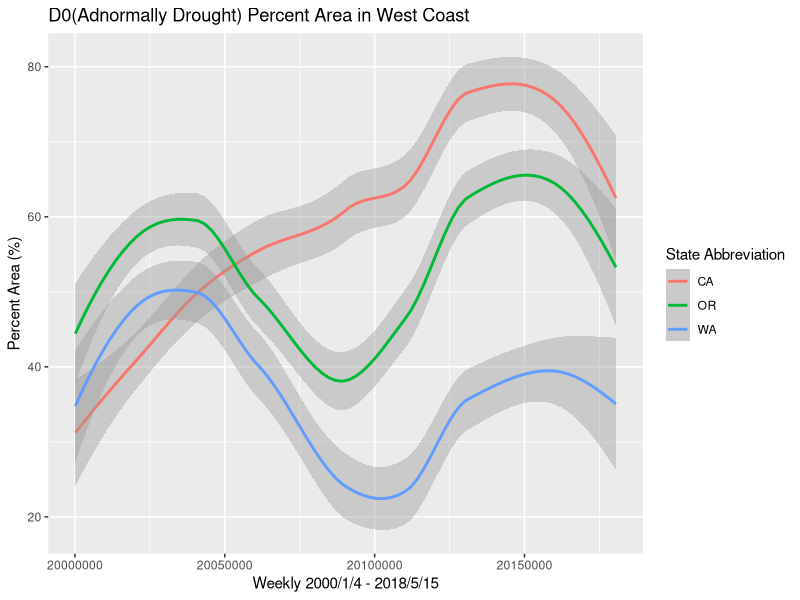
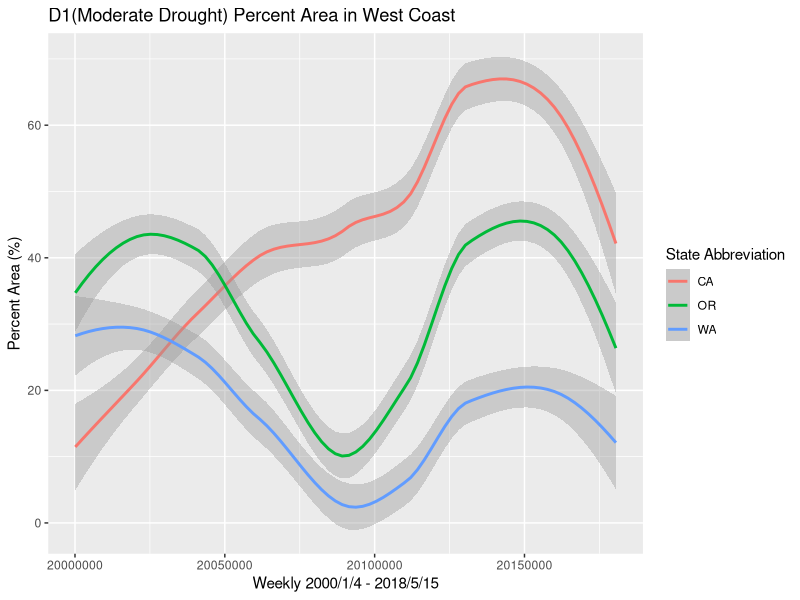
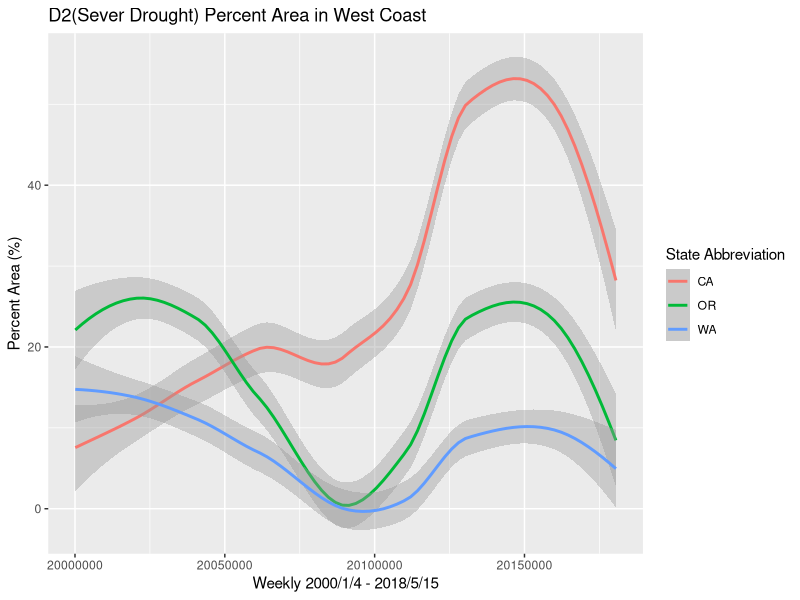
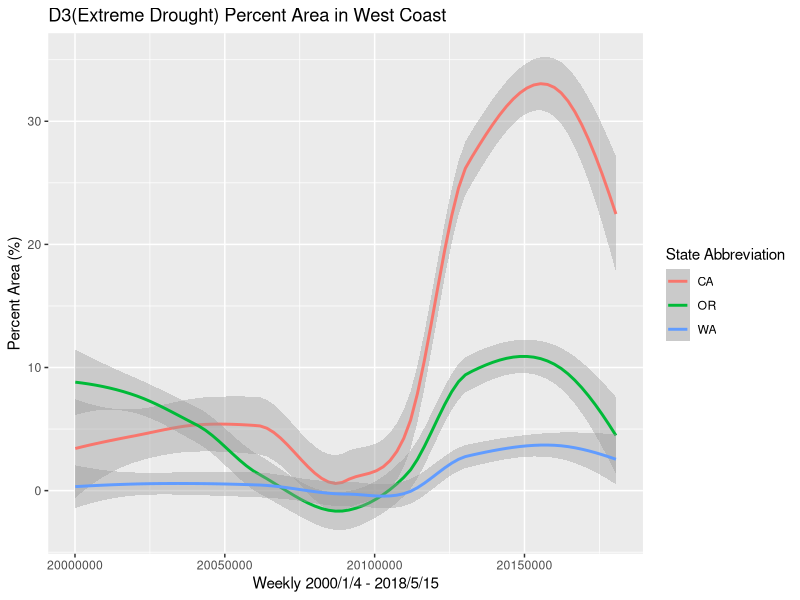
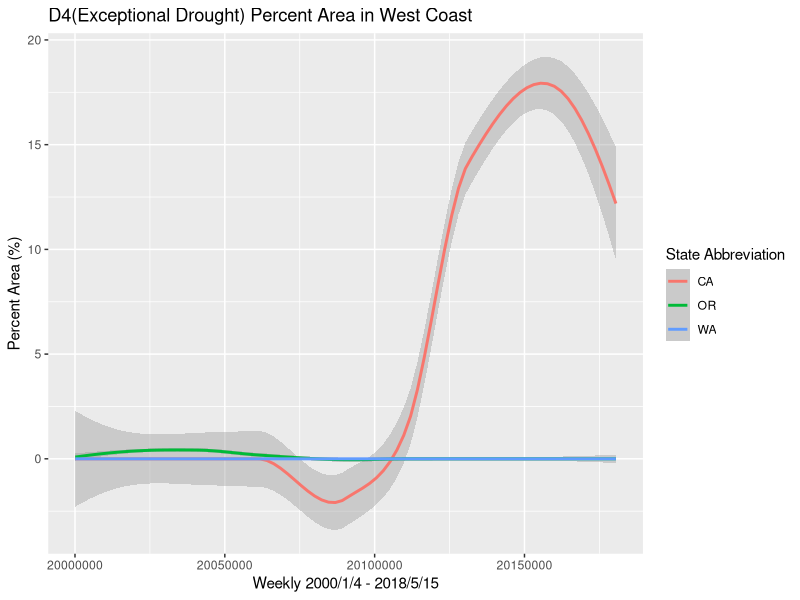

Reproduce these figures in R, in order.
library(ggplot2)
setwd("E:/Desktop/STAT 498/Homework/FinalProject")

#import data
drought.percent <- read.table("PercentD0-D4CAORWA.csv", sep = ",", header = T)
CA.drought.percent <- drought.percent[drought.percent$StateAbbreviation == "CA",]
OR.drought.percent <- drought.percent[drought.percent$StateAbbreviation == "OR",]
WA.drought.percent <- drought.percent[drought.percent$StateAbbreviation == "WA",]

ggplot(data = drought.percent) +
  geom_smooth(mapping = aes(x = ReleaseDate, y = D0, color = StateAbbreviation)) +
  labs(
    title = "D0(Adnormally Drought) Percent Area in West Coast",
    x ="Weekly 2000/1/4 - 2018/5/15",
    y ="Percent Area (%)",
    color = "State Abbreviation"
  )
  
ggplot(data = drought.percent) +
  geom_smooth(mapping = aes(x = ReleaseDate, y = D1, color = StateAbbreviation)) +
  labs(
    title = "D1(Moderate Drought) Percent Area in West Coast",
    x ="Weekly 2000/1/4 - 2018/5/15",
    y ="Percent Area (%)",
    color = "State Abbreviation"
  )

ggplot(data = drought.percent) +
  geom_smooth(mapping = aes(x = ReleaseDate, y = D2, color = StateAbbreviation)) +
  labs(
    title = "D2(Sever Drought) Percent Area in West Coast",
    x ="Weekly 2000/1/4 - 2018/5/15",
    y ="Percent Area (%)",
    color = "State Abbreviation"
  )

ggplot(data = drought.percent) +
  geom_smooth(mapping = aes(x = ReleaseDate, y = D3, color = StateAbbreviation)) +
  labs(
    title = "D3(Extreme Drought) Percent Area in West Coast",
    x ="Weekly 2000/1/4 - 2018/5/15",
    y ="Percent Area (%)",
    color = "State Abbreviation"
  )

ggplot(data = drought.percent) +
  geom_smooth(mapping = aes(x = ReleaseDate, y = D4, color = StateAbbreviation)) +
  labs(
    title = "D4(Exceptional Drought) Percent Area in West Coast",
    x ="Weekly 2000/1/4 - 2018/5/15",
    y ="Percent Area (%)",
    color = "State Abbreviation"
  )


